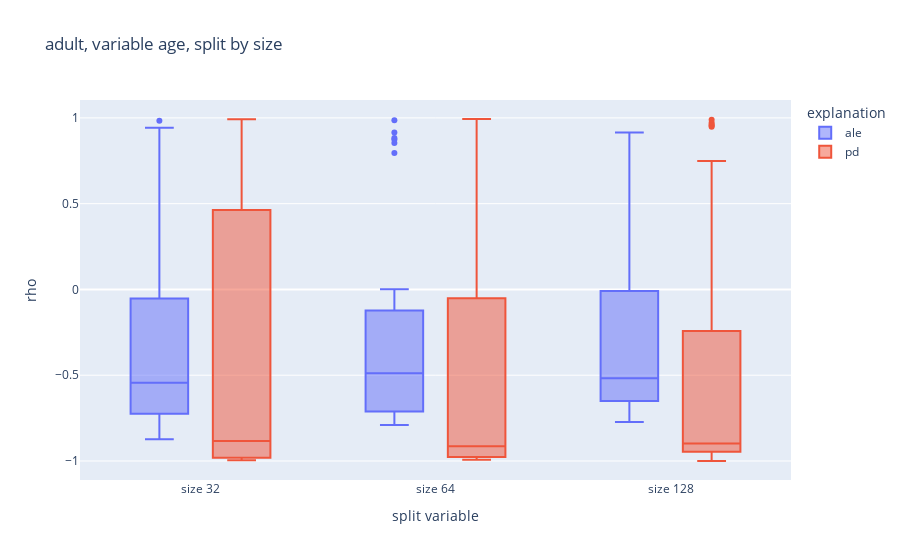
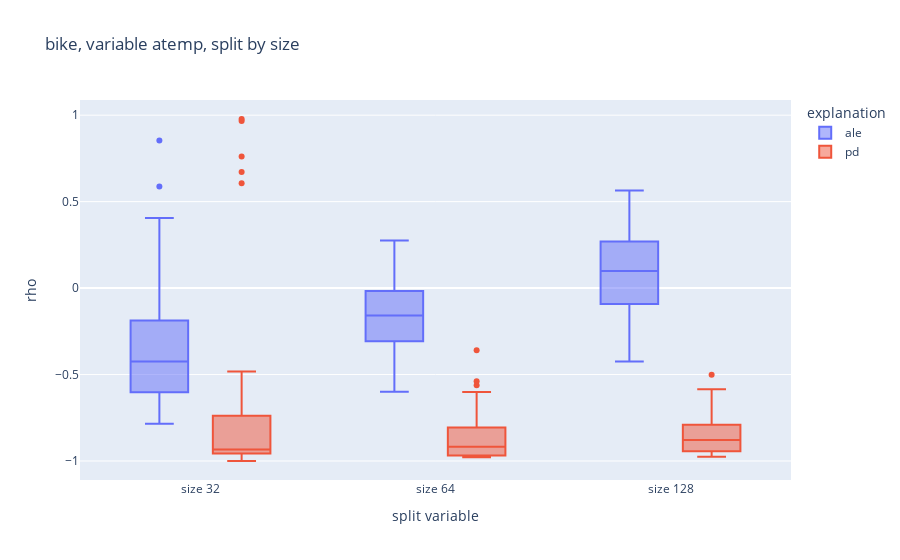
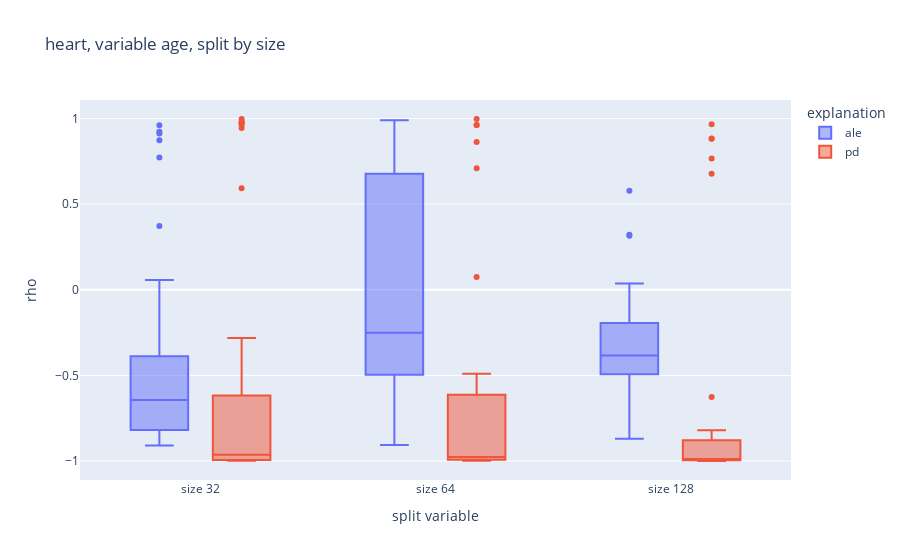
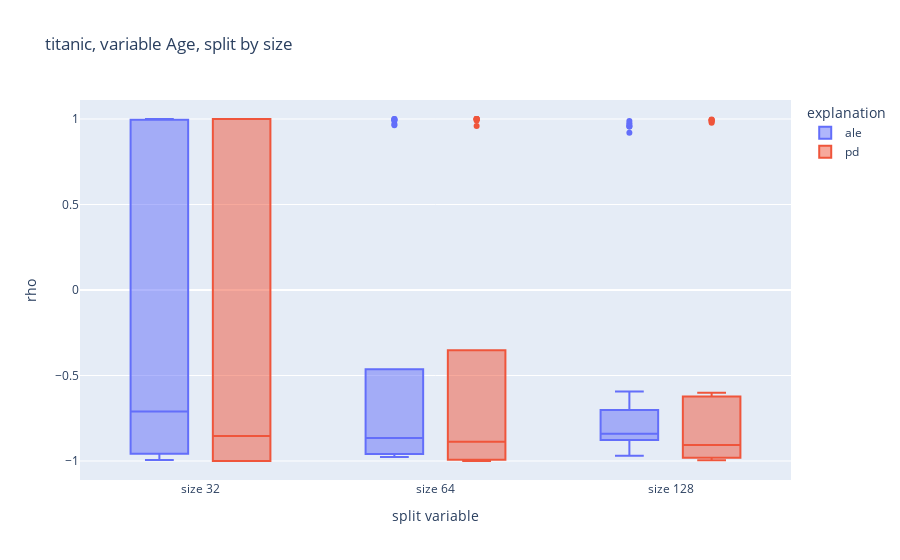

Write notebook code for charts like these, in order.
### Code cell
boxplots("size")

### Figure 1 — Plotly figure (JSON) as saved in the notebook; plotly's stock layout.template omitted (floating-point values rounded to 4 significant figures)
{"data": [{"alignmentgroup": "True", "hovertemplate": "explanation=ale<br>split variable=%{x}<br>rho=%{y}<extra></extra>", "legendgroup": "ale", "marker": {"color": "#636efa"}, "name": "ale", "notched": false, "offsetgroup": "ale", "orientation": "v", "quartilemethod": "exclusive", "showlegend": true, "type": "box", "x": ["size 32", "size 32", "size 32", "size 32", "size 32", "size 32", "size 32", "size 32", "size 32", "size 32", "size 32", "size 32", "size 32", "size 32", "size 32", "size 32", "size 32", "size 32", "size 32", "size 32", "size 32", "size 32", "size 32", "size 32", "size 32", "size 32", "size 32", "size 32", "size 32", "size 32", "size 64", "size 64", "size 64", "size 64", "size 64", "size 64", "size 64", "size 64", "size 64", "size 64", "size 64", "size 64", "size 64", "size 64", "size 64", "size 64", "size 64", "size 64", "size 64", "size 64", "size 64", "size 64", "size 64", "size 64", "size 64", "size 64", "size 64", "size 64", "size 64", "size 64", "size 128", "size 128", "size 128", "size 128", "size 128", "size 128", "size 128", "size 128", "size 128", "size 128", "size 128", "size 128", "size 128", "size 128", "size 128", "size 128", "size 128", "size 128", "size 128", "size 128", "size 128", "size 128", "size 128", "size 128", "size 128", "size 128", "size 128", "size 128", "size 128", "size 128"], "x0": " ", "xaxis": "x", "y": [-0.7141, -0.7245, -0.7544, 0.07992, 0.9116, -0.8609, -0.7791, -0.7245, -0.3788, 0.883, -0.5945, -0.4828, -0.4932, -0.4841, 0.8532, -0.7427, -0.6933, -0.5789, -0.05263, 0.9428, -0.8311, -0.8726, -0.8376, -0.488, 0.9831, -0.5075, -0.6972, -0.6036, -0.1085, 0.9207, -0.1319, -0.1228, -0.3346, -0.3424, 0.8532, -0.4399, -0.64, -0.527, -0.4503, 0.7947, -0.7245, -0.7297, -0.6829, -0.423, 0.883, -0.757, -0.7115, -0.7206, 0.0006498, 0.9857, -0.7895, -0.7297, -0.7479, -0.6036, 0.8739, -0.5686, -0.6075, -0.627, -0.4217, 0.9155, -0.7713, -0.7427, -0.6621, -0.6504, 0.1527, -0.4932, -0.6192, -0.5906, -0.4035, 0.8025, -0.5205, -0.5634, -0.5737, -0.3476, 0.8402, -0.5153, -0.6959, -0.6244, -0.3866, 0.8311, -0.009747, -0.01624, -0.1371, 0.1202, 0.9142, -0.7726, -0.7206, -0.6673, -0.6374, 0.8038], "y0": " ", "yaxis": "y"}, {"alignmentgroup": "True", "hovertemplate": "explanation=pd<br>split variable=%{x}<br>rho=%{y}<extra></extra>", "legendgroup": "pd", "marker": {"color": "#EF553B"}, "name": "pd", "notched": false, "offsetgroup": "pd", "orientation": "v", "quartilemethod": "exclusive", "showlegend": true, "type": "box", "x": ["size 32", "size 32", "size 32", "size 32", "size 32", "size 32", "size 32", "size 32", "size 32", "size 32", "size 32", "size 32", "size 32", "size 32", "size 32", "size 32", "size 32", "size 32", "size 32", "size 32", "size 32", "size 32", "size 32", "size 32", "size 32", "size 32", "size 32", "size 32", "size 32", "size 32", "size 64", "size 64", "size 64", "size 64", "size 64", "size 64", "size 64", "size 64", "size 64", "size 64", "size 64", "size 64", "size 64", "size 64", "size 64", "size 64", "size 64", "size 64", "size 64", "size 64", "size 64", "size 64", "size 64", "size 64", "size 64", "size 64", "size 64", "size 64", "size 64", "size 64", "size 128", "size 128", "size 128", "size 128", "size 128", "size 128", "size 128", "size 128", "size 128", "size 128", "size 128", "size 128", "size 128", "size 128", "size 128", "size 128", "size 128", "size 128", "size 128", "size 128", "size 128", "size 128", "size 128", "size 128", "size 128", "size 128", "size 128", "size 128", "size 128", "size 128"], "x0": " ", "xaxis": "x", "y": [-0.8701, -0.8416, -0.6325, 0.5584, 0.9896, -0.9922, -0.9922, -0.9805, -0.5662, 0.9649, -0.9961, -0.9935, -0.9831, -0.6052, 0.9442, -0.9455, -0.939, -0.8974, 0.4636, 0.987, -0.9948, -0.9935, -0.9727, -0.2623, 0.9922, -0.9805, -0.9636, -0.9169, 0.1026, 0.9831, -0.9779, -0.9675, -0.9156, -0.3584, 0.8792, -0.9792, -0.9766, -0.9519, -0.4831, 0.9506, -0.9792, -0.9701, -0.9545, -0.05195, 0.9896, -0.9, -0.913, -0.887, 0.3805, 0.9935, -0.9818, -0.9818, -0.9688, -0.3117, 0.9896, -0.9922, -0.9805, -0.9545, -0.3714, 0.9727, -1, -1, -0.9818, -0.8519, 0.7481, -0.9338, -0.9312, -0.9065, -0.2312, 0.9714, -0.9195, -0.9182, -0.8948, -0.2455, 0.9545, -0.9506, -0.9519, -0.9078, -0.4727, 0.9896, -0.8974, -0.9, -0.861, -0.2416, 0.9481, -0.9805, -0.9714, -0.9468, -0.4948, 0.961], "y0": " ", "yaxis": "y"}], "layout": {"boxmode": "group", "legend": {"title": {"text": "explanation"}, "tracegroupgap": 0}, "title": {"text": "adult, variable age, split by size"}, "xaxis": {"anchor": "y", "domain": [0, 1], "title": {"text": "split variable"}}, "yaxis": {"anchor": "x", "domain": [0, 1], "title": {"text": "rho"}}}}

### Figure 2 — Plotly figure (JSON) as saved in the notebook; plotly's stock layout.template omitted (floating-point values rounded to 4 significant figures)
{"data": [{"alignmentgroup": "True", "hovertemplate": "explanation=ale<br>split variable=%{x}<br>rho=%{y}<extra></extra>", "legendgroup": "ale", "marker": {"color": "#636efa"}, "name": "ale", "notched": false, "offsetgroup": "ale", "orientation": "v", "quartilemethod": "exclusive", "showlegend": true, "type": "box", "x": ["size 32", "size 32", "size 32", "size 32", "size 32", "size 32", "size 32", "size 32", "size 32", "size 32", "size 32", "size 32", "size 32", "size 32", "size 32", "size 32", "size 32", "size 32", "size 32", "size 32", "size 32", "size 32", "size 32", "size 32", "size 32", "size 32", "size 32", "size 32", "size 32", "size 32", "size 64", "size 64", "size 64", "size 64", "size 64", "size 64", "size 64", "size 64", "size 64", "size 64", "size 64", "size 64", "size 64", "size 64", "size 64", "size 64", "size 64", "size 64", "size 64", "size 64", "size 64", "size 64", "size 64", "size 64", "size 64", "size 64", "size 64", "size 64", "size 64", "size 64", "size 128", "size 128", "size 128", "size 128", "size 128", "size 128", "size 128", "size 128", "size 128", "size 128", "size 128", "size 128", "size 128", "size 128", "size 128", "size 128", "size 128", "size 128", "size 128", "size 128", "size 128", "size 128", "size 128", "size 128", "size 128", "size 128", "size 128", "size 128", "size 128", "size 128"], "x0": " ", "xaxis": "x", "y": [-0.1987, -0.1878, -0.1878, -0.5984, -0.102, -0.6385, -0.4278, -0.2203, -0.7843, 0.1176, -0.6214, -0.6192, -0.6543, -0.7154, -0.4737, -0.566, -0.5348, -0.6023, -0.6023, -0.4503, -0.2978, -0.2801, -0.4204, -0.384, 0.3996, 0.325, 0.8541, 0.588, -0.6491, 0.4048, -0.2502, -0.1306, -0.1293, -0.553, -0.1293, -0.1886, 0.08772, -0.3021, -0.5062, 0.1618, -0.1854, -0.1126, -0.1098, -0.527, -0.04353, 0.04628, -0.3593, -0.3593, -0.3073, -0.01624, 0.2724, 0.2749, 0.2749, -0.5997, 0.167, -0.2432, -0.01625, -0.2034, -0.4685, -0.2554, 0.3385, 0.3385, 0.3229, -0.09162, 0.06043, 0.1717, 0.1709, 0.4971, 0.01105, 0.1592, 0.2688, 0.5647, 0.271, -0.08252, 0.03574, 0.2224, 0.527, -0.06823, -0.1761, 0.2216, 0.136, 0.1391, -0.2749, -0.4087, -0.4243, -0.2008, 0.02144, -0.3554, -0.4022, 0.02144], "y0": " ", "yaxis": "y"}, {"alignmentgroup": "True", "hovertemplate": "explanation=pd<br>split variable=%{x}<br>rho=%{y}<extra></extra>", "legendgroup": "pd", "marker": {"color": "#EF553B"}, "name": "pd", "notched": false, "offsetgroup": "pd", "orientation": "v", "quartilemethod": "exclusive", "showlegend": true, "type": "box", "x": ["size 32", "size 32", "size 32", "size 32", "size 32", "size 32", "size 32", "size 32", "size 32", "size 32", "size 32", "size 32", "size 32", "size 32", "size 32", "size 32", "size 32", "size 32", "size 32", "size 32", "size 32", "size 32", "size 32", "size 32", "size 32", "size 32", "size 32", "size 32", "size 32", "size 32", "size 64", "size 64", "size 64", "size 64", "size 64", "size 64", "size 64", "size 64", "size 64", "size 64", "size 64", "size 64", "size 64", "size 64", "size 64", "size 64", "size 64", "size 64", "size 64", "size 64", "size 64", "size 64", "size 64", "size 64", "size 64", "size 64", "size 64", "size 64", "size 64", "size 64", "size 128", "size 128", "size 128", "size 128", "size 128", "size 128", "size 128", "size 128", "size 128", "size 128", "size 128", "size 128", "size 128", "size 128", "size 128", "size 128", "size 128", "size 128", "size 128", "size 128", "size 128", "size 128", "size 128", "size 128", "size 128", "size 128", "size 128", "size 128", "size 128", "size 128"], "x0": " ", "xaxis": "x", "y": [-0.9416, -0.9416, -0.9416, -0.9247, -0.7377, -1, -1, -1, -0.9571, 0.6714, -0.9987, -0.9987, -0.9987, -0.9753, -0.8403, -0.9558, -0.9558, -0.9558, -0.9468, -0.8, -0.7753, -0.7753, -0.7753, -0.7584, -0.4818, 0.6068, 0.9659, 0.9779, -0.7286, 0.761, -0.9779, -0.9779, -0.9779, -0.9494, -0.8104, -0.9182, -0.9182, -0.9182, -0.8065, -0.5623, -0.9688, -0.9688, -0.9688, -0.9039, -0.6831, -0.9273, -0.9273, -0.9273, -0.8545, -0.6013, -0.9688, -0.9688, -0.9675, -0.7442, -0.3597, -0.8883, -0.8883, -0.8883, -0.8065, -0.539, -0.9506, -0.9506, -0.9506, -0.9039, -0.7234, -0.7909, -0.7896, -0.7896, -0.8558, -0.5013, -0.9195, -0.9195, -0.9156, -0.8597, -0.6584, -0.8506, -0.8506, -0.8506, -0.8065, -0.5857, -0.9753, -0.9753, -0.974, -0.8961, -0.7623, -0.9442, -0.9442, -0.9442, -0.9299, -0.8403], "y0": " ", "yaxis": "y"}], "layout": {"boxmode": "group", "legend": {"title": {"text": "explanation"}, "tracegroupgap": 0}, "title": {"text": "bike, variable atemp, split by size"}, "xaxis": {"anchor": "y", "domain": [0, 1], "title": {"text": "split variable"}}, "yaxis": {"anchor": "x", "domain": [0, 1], "title": {"text": "rho"}}}}

### Figure 3 — Plotly figure (JSON) as saved in the notebook; plotly's stock layout.template omitted (floating-point values rounded to 4 significant figures)
{"data": [{"alignmentgroup": "True", "hovertemplate": "explanation=ale<br>split variable=%{x}<br>rho=%{y}<extra></extra>", "legendgroup": "ale", "marker": {"color": "#636efa"}, "name": "ale", "notched": false, "offsetgroup": "ale", "orientation": "v", "quartilemethod": "exclusive", "showlegend": true, "type": "box", "x": ["size 32", "size 32", "size 32", "size 32", "size 32", "size 32", "size 32", "size 32", "size 32", "size 32", "size 32", "size 32", "size 32", "size 32", "size 32", "size 32", "size 32", "size 32", "size 32", "size 32", "size 32", "size 32", "size 32", "size 32", "size 32", "size 32", "size 32", "size 32", "size 32", "size 32", "size 32", "size 32", "size 32", "size 32", "size 32", "size 32", "size 64", "size 64", "size 64", "size 64", "size 64", "size 64", "size 64", "size 64", "size 64", "size 64", "size 64", "size 64", "size 64", "size 64", "size 64", "size 64", "size 64", "size 64", "size 64", "size 64", "size 64", "size 64", "size 64", "size 64", "size 64", "size 64", "size 64", "size 64", "size 64", "size 64", "size 64", "size 64", "size 64", "size 64", "size 64", "size 64", "size 128", "size 128", "size 128", "size 128", "size 128", "size 128", "size 128", "size 128", "size 128", "size 128", "size 128", "size 128", "size 128", "size 128", "size 128", "size 128", "size 128", "size 128", "size 128", "size 128", "size 128", "size 128", "size 128", "size 128", "size 128", "size 128", "size 128", "size 128", "size 128", "size 128", "size 128", "size 128", "size 128", "size 128", "size 128", "size 128"], "x0": " ", "xaxis": "x", "y": [-0.8908, -0.8427, -0.3758, -0.7893, -0.6489, -0.5813, -0.909, -0.8583, -0.8414, -0.5852, 0.9129, -0.7763, -0.7724, -0.8674, -0.4629, 0.9233, -0.4408, -0.5033, -0.3927, 0.05722, 0.8739, -0.788, -0.7919, -0.7971, -0.7035, 0.3719, -0.9025, -0.8869, -0.8466, -0.6437, 0.7724, -0.645, -0.6385, -0.6255, -0.3849, 0.961, -0.3043, -0.394, -0.9064, -0.5813, 0.9896, -0.1886, -0.8557, -0.7659, -0.4122, 0.7074, 0.9168, -0.3368, -0.3407, -0.3576, -0.199, 0.6827, -0.7984, -0.801, -0.8661, -0.6359, 0.9389, -0.6684, -0.3719, -0.3771, -0.007802, 0.762, 0.684, 0.6281, 0.6723, 0.9623, 0.9415, -0.1508, 0.1378, -0.3173, 0.1378, 0.5189, -0.4343, -0.03511, 0.03641, -0.3823, -0.3849, -0.2055, -0.5249, -0.515, -0.7802, -0.4551, -0.1938, -0.645, -0.1938, -0.87, 0.3212, 0.5787, -0.5345, -0.5254, -0.5267, 0.316, -0.05202, -0.4564, -0.459, -0.4837, -0.4629, -0.303, -0.502, -0.2172, -0.2666, -0.1651, -0.1014, -0.4, -0.4403, -0.3745, -0.2913, -0.277], "y0": " ", "yaxis": "y"}, {"alignmentgroup": "True", "hovertemplate": "explanation=pd<br>split variable=%{x}<br>rho=%{y}<extra></extra>", "legendgroup": "pd", "marker": {"color": "#EF553B"}, "name": "pd", "notched": false, "offsetgroup": "pd", "orientation": "v", "quartilemethod": "exclusive", "showlegend": true, "type": "box", "x": ["size 32", "size 32", "size 32", "size 32", "size 32", "size 32", "size 32", "size 32", "size 32", "size 32", "size 32", "size 32", "size 32", "size 32", "size 32", "size 32", "size 32", "size 32", "size 32", "size 32", "size 32", "size 32", "size 32", "size 32", "size 32", "size 32", "size 32", "size 32", "size 32", "size 32", "size 32", "size 32", "size 32", "size 32", "size 32", "size 32", "size 64", "size 64", "size 64", "size 64", "size 64", "size 64", "size 64", "size 64", "size 64", "size 64", "size 64", "size 64", "size 64", "size 64", "size 64", "size 64", "size 64", "size 64", "size 64", "size 64", "size 64", "size 64", "size 64", "size 64", "size 64", "size 64", "size 64", "size 64", "size 64", "size 64", "size 64", "size 64", "size 64", "size 64", "size 64", "size 64", "size 128", "size 128", "size 128", "size 128", "size 128", "size 128", "size 128", "size 128", "size 128", "size 128", "size 128", "size 128", "size 128", "size 128", "size 128", "size 128", "size 128", "size 128", "size 128", "size 128", "size 128", "size 128", "size 128", "size 128", "size 128", "size 128", "size 128", "size 128", "size 128", "size 128", "size 128", "size 128", "size 128", "size 128", "size 128", "size 128"], "x0": " ", "xaxis": "x", "y": [-0.9429, -0.9104, -0.9636, -0.9922, -0.9247, -0.8221, -0.9974, -0.9974, -0.9974, -0.2818, 0.9714, -0.9753, -0.9779, -0.9844, 0.5935, 0.9662, -0.9636, -0.9636, -0.9636, -0.8753, 0.9779, -0.9961, -0.9961, -0.9961, -0.9013, 0.9974, -0.9208, -0.9935, -0.9883, -0.8182, 0.9442, -0.9974, -0.9974, -0.9987, -0.4182, 0.9805, -0.9766, -0.9883, -0.9714, -0.9701, -0.9351, -0.874, -0.9922, -0.9909, -0.9857, -0.4909, 0.9623, -0.9935, -0.9987, -0.9987, -0.6844, 0.8636, -0.9974, -0.9987, -0.9948, 0.07403, 0.9974, -0.9974, -0.9974, -0.9922, -0.5364, 0.9623, -0.9857, -0.9805, -0.974, -0.7545, -0.8351, -0.9753, -0.9857, -0.9857, -0.5429, 0.7104, -0.9844, -0.9844, -0.9805, -0.987, -0.9909, -0.9948, -0.9948, -0.9987, -0.9974, -0.8208, 0.8818, -0.9948, -0.9961, -0.9974, -0.8273, 0.9662, -0.9818, -0.9896, -0.9883, -0.8727, 0.8831, -1, -1, -0.9883, -0.9273, -0.626, -0.9961, -0.9922, -0.9961, -0.8857, 0.6779, -0.9974, -0.9974, -0.9974, -0.9481, 0.7662], "y0": " ", "yaxis": "y"}], "layout": {"boxmode": "group", "legend": {"title": {"text": "explanation"}, "tracegroupgap": 0}, "title": {"text": "heart, variable age, split by size"}, "xaxis": {"anchor": "y", "domain": [0, 1], "title": {"text": "split variable"}}, "yaxis": {"anchor": "x", "domain": [0, 1], "title": {"text": "rho"}}}}

### Figure 4 — Plotly figure (JSON) as saved in the notebook; plotly's stock layout.template omitted (floating-point values rounded to 4 significant figures)
{"data": [{"alignmentgroup": "True", "hovertemplate": "explanation=ale<br>split variable=%{x}<br>rho=%{y}<extra></extra>", "legendgroup": "ale", "marker": {"color": "#636efa"}, "name": "ale", "notched": false, "offsetgroup": "ale", "orientation": "v", "quartilemethod": "exclusive", "showlegend": true, "type": "box", "x": ["size 32", "size 32", "size 32", "size 32", "size 32", "size 32", "size 32", "size 32", "size 32", "size 32", "size 32", "size 32", "size 32", "size 32", "size 32", "size 32", "size 32", "size 32", "size 32", "size 32", "size 32", "size 32", "size 32", "size 32", "size 32", "size 32", "size 32", "size 32", "size 32", "size 32", "size 32", "size 32", "size 32", "size 64", "size 64", "size 64", "size 64", "size 64", "size 64", "size 64", "size 64", "size 64", "size 64", "size 64", "size 64", "size 64", "size 64", "size 64", "size 64", "size 64", "size 64", "size 64", "size 64", "size 64", "size 64", "size 64", "size 64", "size 64", "size 64", "size 64", "size 64", "size 64", "size 64", "size 64", "size 128", "size 128", "size 128", "size 128", "size 128", "size 128", "size 128", "size 128", "size 128", "size 128", "size 128", "size 128", "size 128", "size 128", "size 128", "size 128", "size 128", "size 128", "size 128", "size 128", "size 128", "size 128", "size 128", "size 128", "size 128", "size 128", "size 128", "size 128", "size 128", "size 128"], "x0": " ", "xaxis": "x", "y": [-0.9597, -0.9545, -0.7102, 0.8999, 1, 1, -0.987, -0.9623, -0.8791, -0.1969, 0.9948, -0.9493, -0.9493, -0.9493, -0.5763, 0.9766, -0.9938, -0.987, -0.922, 0.7167, 0.9961, -0.9818, -0.9753, -0.8713, 0.9987, 1, 1, -0.9753, -0.9116, -0.6725, 0.7531, 1, 1, -0.9467, -0.9636, -0.9038, -0.4633, 0.9636, -0.9597, -0.9597, -0.8389, -0.5166, 0.9961, -0.9311, -0.8661, -0.8596, -0.9376, 0.9896, -0.9766, -0.9753, -0.9363, -0.5945, 1, 1, -0.9753, -0.9753, -0.9753, -0.9506, 0.9935, -0.9142, -0.7947, -0.8233, -0.5023, 0.9714, -0.9597, -0.9597, -0.8739, -0.7583, 0.9883, -0.8674, -0.8778, -0.7908, -0.5932, 0.9558, -0.8506, -0.9363, -0.8207, -0.7024, 0.9649, -0.8726, -0.8168, -0.8116, -0.8583, 0.9194, -0.9051, -0.9051, -0.8986, -0.7882, 0.9753, -0.9688, -0.8765, -0.8402, -0.8415, 0.9558], "y0": " ", "yaxis": "y"}, {"alignmentgroup": "True", "hovertemplate": "explanation=pd<br>split variable=%{x}<br>rho=%{y}<extra></extra>", "legendgroup": "pd", "marker": {"color": "#EF553B"}, "name": "pd", "notched": false, "offsetgroup": "pd", "orientation": "v", "quartilemethod": "exclusive", "showlegend": true, "type": "box", "x": ["size 32", "size 32", "size 32", "size 32", "size 32", "size 32", "size 32", "size 32", "size 32", "size 32", "size 32", "size 32", "size 32", "size 32", "size 32", "size 32", "size 32", "size 32", "size 32", "size 32", "size 32", "size 32", "size 32", "size 32", "size 32", "size 32", "size 32", "size 32", "size 32", "size 32", "size 32", "size 32", "size 32", "size 64", "size 64", "size 64", "size 64", "size 64", "size 64", "size 64", "size 64", "size 64", "size 64", "size 64", "size 64", "size 64", "size 64", "size 64", "size 64", "size 64", "size 64", "size 64", "size 64", "size 64", "size 64", "size 64", "size 64", "size 64", "size 64", "size 64", "size 64", "size 64", "size 64", "size 64", "size 128", "size 128", "size 128", "size 128", "size 128", "size 128", "size 128", "size 128", "size 128", "size 128", "size 128", "size 128", "size 128", "size 128", "size 128", "size 128", "size 128", "size 128", "size 128", "size 128", "size 128", "size 128", "size 128", "size 128", "size 128", "size 128", "size 128", "size 128", "size 128", "size 128"], "x0": " ", "xaxis": "x", "y": [-1, -1, -0.8532, 0.9377, 1, 1, -1, -1, -0.9143, -0.06753, 1, -1, -1, -0.9818, 0.6545, 1, -1, -1, -0.939, 0.8351, 1, -1, -1, -0.787, 1, 1, 1, -0.9987, -0.9727, -0.8623, 0.826, 1, 1, -0.9584, -0.9584, -0.9442, -0.6351, 0.9597, -1, -1, -0.8597, -0.3519, 1, -0.9961, -0.9779, -0.887, -0.5623, 1, -1, -1, -0.9922, -0.5714, 1, 1, -1, -1, -0.9364, -0.7584, 1, -0.9909, -0.9351, -0.8481, -0.3844, 0.9909, -0.9948, -0.9805, -0.8714, -0.6364, 0.9974, -0.9688, -0.9273, -0.7961, -0.6013, 0.9948, -0.9909, -0.9831, -0.8844, -0.6221, 0.9909, -0.9442, -0.926, -0.9909, -0.9208, 0.9948, -0.9909, -0.9961, -0.987, -0.9065, 0.9844, -0.9104, -0.9065, -0.8584, -0.7701, 0.9779], "y0": " ", "yaxis": "y"}], "layout": {"boxmode": "group", "legend": {"title": {"text": "explanation"}, "tracegroupgap": 0}, "title": {"text": "titanic, variable Age, split by size"}, "xaxis": {"anchor": "y", "domain": [0, 1], "title": {"text": "split variable"}}, "yaxis": {"anchor": "x", "domain": [0, 1], "title": {"text": "rho"}}}}
